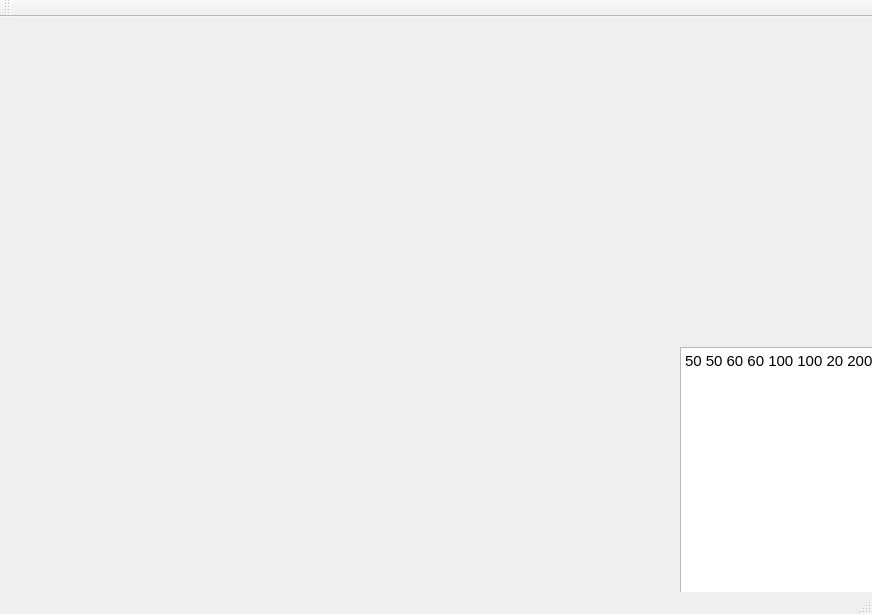
<?xml version="1.0" encoding="UTF-8"?>
<ui version="4.0">
 <class>MainWindow</class>
 <widget class="QMainWindow" name="MainWindow">
  <property name="geometry">
   <rect>
    <x>0</x>
    <y>0</y>
    <width>872</width>
    <height>614</height>
   </rect>
  </property>
  <property name="windowTitle">
   <string>MainWindow</string>
  </property>
  <widget class="QWidget" name="centralWidget">
   <widget class="QTextEdit" name="textEdit">
    <property name="geometry">
     <rect>
      <x>680</x>
      <y>330</y>
      <width>211</width>
      <height>261</height>
     </rect>
    </property>
    <property name="html">
     <string>&lt;!DOCTYPE HTML PUBLIC &quot;-//W3C//DTD HTML 4.0//EN&quot; &quot;http://www.w3.org/TR/REC-html40/strict.dtd&quot;&gt;
&lt;html&gt;&lt;head&gt;&lt;meta name=&quot;qrichtext&quot; content=&quot;1&quot; /&gt;&lt;style type=&quot;text/css&quot;&gt;
p, li { white-space: pre-wrap; }
&lt;/style&gt;&lt;/head&gt;&lt;body style=&quot; font-family:'Ubuntu'; font-size:11pt; font-weight:400; font-style:normal;&quot;&gt;
&lt;p style=&quot; margin-top:0px; margin-bottom:0px; margin-left:0px; margin-right:0px; -qt-block-indent:0; text-indent:0px;&quot;&gt;50 50 60 60 100 100 20 200&lt;/p&gt;&lt;/body&gt;&lt;/html&gt;</string>
    </property>
   </widget>
  </widget>
  <widget class="QMenuBar" name="menuBar">
   <property name="geometry">
    <rect>
     <x>0</x>
     <y>0</y>
     <width>872</width>
     <height>28</height>
    </rect>
   </property>
  </widget>
  <widget class="QToolBar" name="mainToolBar">
   <attribute name="toolBarArea">
    <enum>TopToolBarArea</enum>
   </attribute>
   <attribute name="toolBarBreak">
    <bool>false</bool>
   </attribute>
  </widget>
  <widget class="QStatusBar" name="statusBar"/>
 </widget>
 <layoutdefault spacing="6" margin="11"/>
 <resources/>
 <connections/>
</ui>
